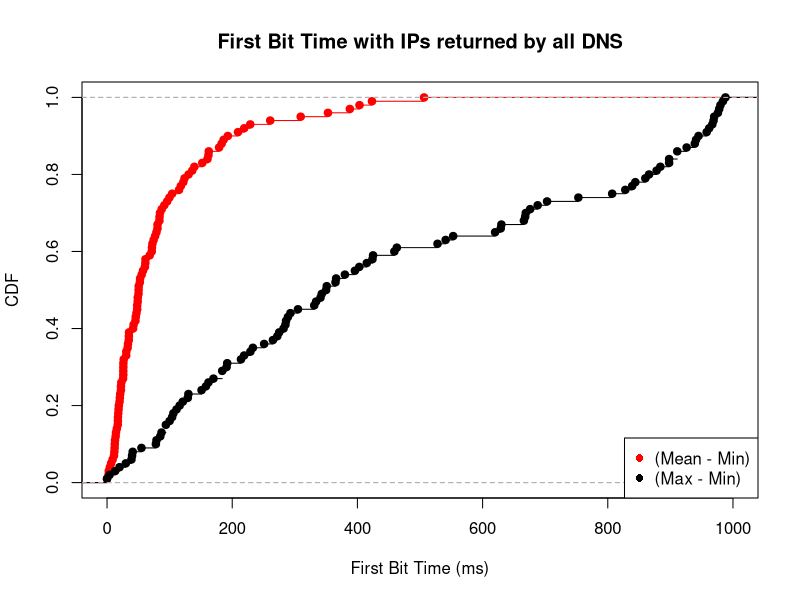

The R source for this figure:
mean_min <- c(11.166667, 209.312431, 87.393258, 20.444444, 26.659091, 115.000000, 12.111111, 13.750000, 179.033333, 17.333333, 41.585938, 61.208333, 50.583333, 18.833333, 219.150000, 183.090909, 11.700000, 12.388889, 47.000000, 260.714286, 228.777222, 68.166667, 48.181818, 15.633333, 33.428571, 34.755556, 352.956875, 26.083333, 8.875000, 49.000000, 2.333333, 45.333333, 20.000000, 161.998889, 121.833056, 91.500000, 72.500000, 96.033333, 49.055556, 17.141026, 26.055556, 71.416667, 123.800000, 30.597222, 52.833333, 78.933333, 74.444444, 25.633333, 99.666667, 12.750000, 309.397308, 22.200000, 35.069306, 186.250000, 17.500000, 83.666667, 423.230000, 403.321250, 0.000000, 387.932333, 80.666667, 506.532333, 76.826600, 152.166667, 71.733333, 4.525000, 42.425115, 17.981481, 2.750000, 25.968085, 21.000000, 34.888889, 50.448718, 61.416667, 25.964226, 55.357143, 52.444259, 57.416667, 6.533333, 139.546667, 50.289796, 136.110556, 22.187500, 104.000000, 130.235294, 84.586957, 117.861111, 162.555000, 48.166667, 60.500000, 45.833333, 192.999444, 22.833333, 18.416667, 80.574074, 32.878788, 14.314286, 30.761905, 83.832778, 160.395833)

max_min <- c(104.00, 944.99, 459.00, 121.00, 351.00, 553.00, 94.00, 30.00, 425.00, 87.00, 396.00, 669.00, 350.00, 184.00, 878.00, 331.00, 170.00, 151.00, 380.00, 911.00, 619.99, 158.00, 305.00, 100.00, 285.00, 424.00, 968.99, 106.00, 94.00, 343.00, 4.00, 275.00, 41.00, 838.99, 865.99, 162.00, 214.00, 911.00, 403.00, 286.00, 191.00, 219.00, 415.00, 753.00, 233.00, 898.00, 463.00, 541.00, 688.00, 111.00, 957.99, 55.00, 969.99, 807.00, 39.00, 629.00, 897.99, 843.99, 0.00, 925.99, 289.00, 940.99, 983.99, 939.00, 272.00, 20.00, 987.99, 130.00, 13.00, 528.00, 79.00, 251.00, 334.00, 341.00, 975.99, 884.00, 977.99, 184.00, 40.00, 827.99, 703.00, 859.99, 192.00, 365.00, 676.00, 666.00, 630.00, 966.99, 129.00, 265.00, 229.00, 961.99, 116.00, 85.00, 668.00, 293.00, 78.00, 282.00, 979.99, 366.00)

mean_min_val = ecdf(mean_min)
max_min_val = ecdf(max_min)

plot(mean_min_val, lty=1, col="red", xlab="First Bit Time (ms)", ylab="CDF", main="First Bit Time with IPs returned by all DNS", xlim=c(0, 1000))
lines(max_min_val)

legend("bottomright",  pch =16, legend=c("(Mean - Min)", "(Max - Min)"), col=c("red", "black"))
